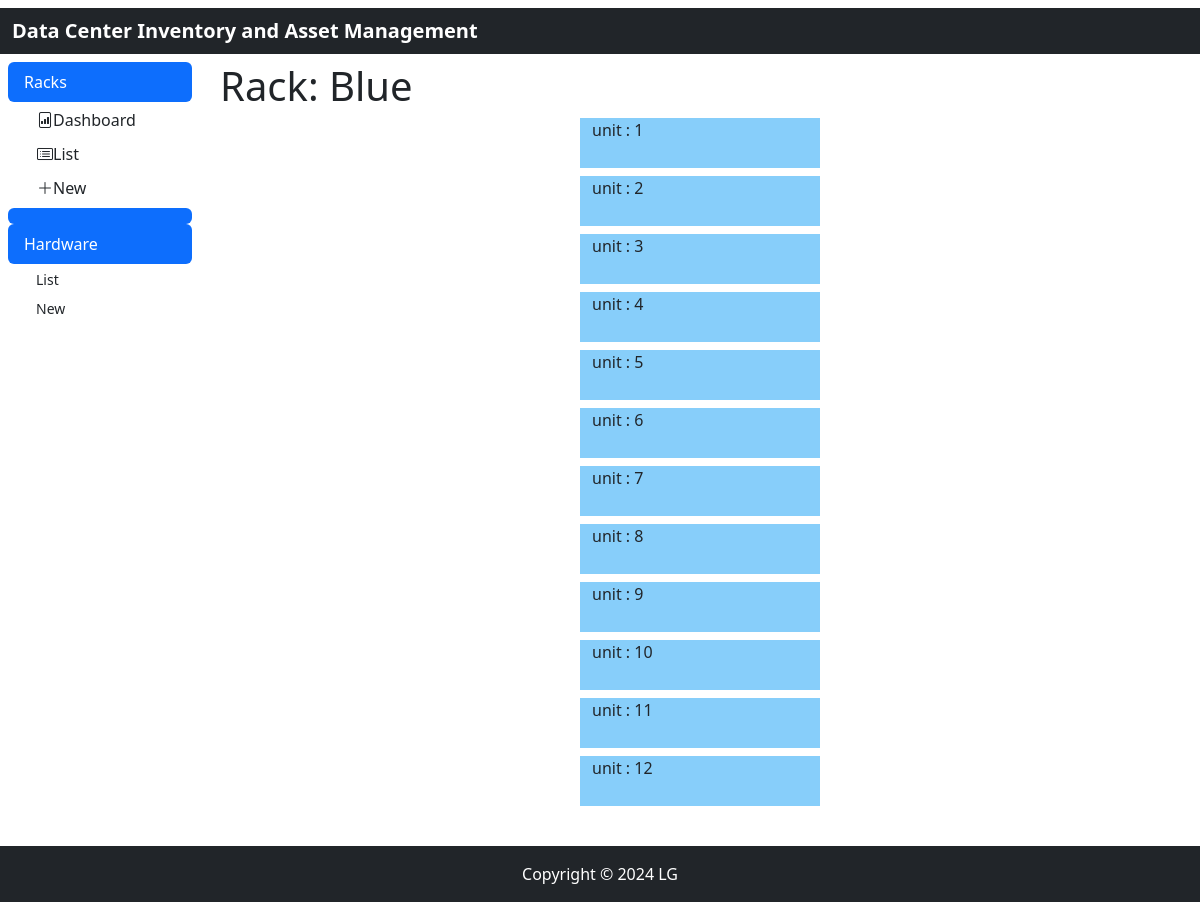
Screenshot of /rack/view/1 with the database file from the repository.
### models.py (models this page shows)
class TimeMixin(object):
    created: Mapped[Optional[datetime]] = mapped_column(DateTime, nullable=False, default=datetime.now(timezone.utc))
    updated: Mapped[Optional[datetime]] = mapped_column(DateTime, nullable=True, default=datetime.now(timezone.utc), onupdate=datetime.now(timezone.utc))
    deleted: Mapped[Optional[datetime]] = mapped_column(DateTime, nullable=True, default=datetime.now(timezone.utc))
    active: Mapped[Optional[bool]] = mapped_column(Boolean, nullable=True, default=True)

class Rack(TimeMixin, db.Model):
    __tablename__ = 'rack'
    id: Mapped[int] = mapped_column(primary_key=True)
    name: Mapped[str] = mapped_column(String(50))
    units: Mapped[List['Unit']] = relationship('Unit', back_populates='rack')

class Unit(TimeMixin, db.Model):
    __tablename__ = 'unit'
    id: Mapped[int] = mapped_column(primary_key=True)
    seq: Mapped[int] = mapped_column(Integer, nullable=False)
    id_rack:Mapped[int] = mapped_column(ForeignKey('rack.id'))
    name: Mapped[str] = mapped_column(String(50), nullable=True)
    rack: Mapped[Rack] = relationship('Rack', back_populates='units')
    unit_hardware: Mapped[List['UnitHardware']] = relationship('UnitHardware', uselist=True, back_populates='unit')

### app/rack/routes.py (the view)
@rack.route('/view/<int:rack_id>', methods=['GET', 'POST'])
def view(rack_id):
    rack = Rack.query.get_or_404(rack_id)
    return render_template('rack/view.html', title='Rack', rack=rack)

### app/rack/templates/rack/view.html
{% extends "rack/index.html" %}
{% block content %}
    <h1>Rack: {{ rack.name }}</h1>
    <div class="container-fluid col-3">
        {% for unit in rack.units %}
            <div class="row mb-2" style="height: 50px">
                <div class="col" style="background-color:lightskyblue">unit : {{ unit.seq }}</div>
            </div>
        {% endfor %}
    </div>
{% endblock %}

### app/static/css/sidebar.css (style rules this page uses)
body { min-height: 100vh; min-height: -webkit-fill-available; }
html { height: -webkit-fill-available; }

### rows the page displays
Rack: name "Blue"
Unit: seq "1"
Unit: seq "2"
Unit: seq "3"
Unit: seq "4"
Unit: seq "5"
Unit: seq "6"
Unit: seq "7"
Unit: seq "8"
Unit: seq "9"
Unit: seq "10"
Unit: seq "11"
Unit: seq "12"
